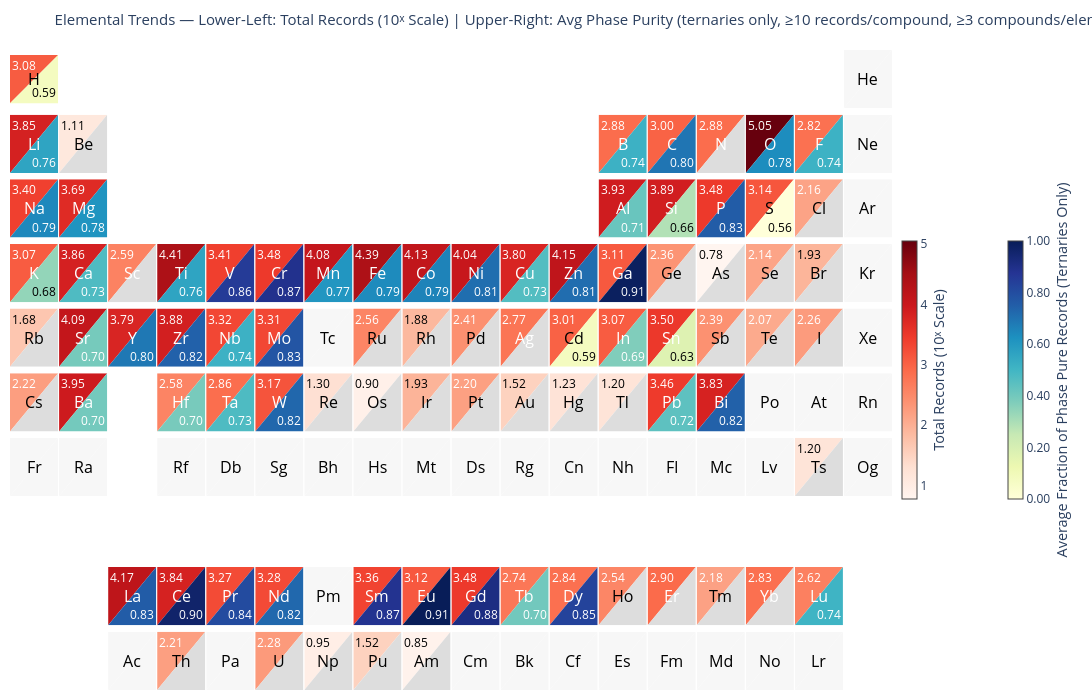

Notebook code for this chart:
### Markdown cell above
## Dataset Coverage — Elemental Periodic Table Heatmap

Each element tile is split diagonally:
- **Upper-left triangle (red scale):** log₁₀ of the total number of data records containing that element
- **Lower-right triangle (blue scale):** average fraction of phase-pure outcomes across ternary compounds
  containing that element (only compounds with ≥10 classified records and elements with ≥3 such compounds)

**Methodological notes:**
- Element membership is determined by re-parsing `material_formula` with pymatgen. Formulas with
  variable stoichiometry (e.g. `La1-xSrxMnO3`) or composite notation (e.g. `TiO2-SiO2`) fail parsing
  and are intentionally excluded. 
- The purity threshold requires ≥10 **classifiable** (Pure or Impure) records per compound,
  excluding records classified as 'Insufficient info'.

### Code cell
import numpy as np
from collections import Counter, defaultdict
from pymatgen.core import Composition, Element
from pymatviz import ptable_heatmap_splits_plotly
import plotly.graph_objects as go

# --- Step 1: Accumulate per-formula statistics ---
# We track pure, impure, and total (including Insufficient Info) counts separately.
# total_records is used for the upper-triangle record count;
# pure+impure is used for the purity fraction threshold and calculation.
formula_stats = defaultdict(lambda: {"pure": 0, "impure": 0, "total_records": 0})

for entry in records:
    target = entry.get("protocol", {}).get("target", {})
    formula = target.get("material_formula")
    if not formula or not isinstance(formula, str):
        continue

    cls = entry.get("phase_purity", {}).get("classification")
    if cls == "Pure":
        formula_stats[formula]["pure"] += 1
    elif cls == "Impure":
        formula_stats[formula]["impure"] += 1
    # Always increment total (includes Insufficient Info records)
    formula_stats[formula]["total_records"] += 1

# --- Step 2: Map formulas to elements using pymatgen ---
# Pymatgen re-parses material_formula rather than using the stored composition field.
# This intentionally excludes ambiguous formulas (variable stoichiometry, composite notation)
# that don't represent a single well-defined compound.
element_counts = Counter()       # total records per element (for upper triangle)
element_purity_list = defaultdict(list)  # per-element list of per-compound purity fractions

MIN_RECORDS_PER_COMPOUND = 10   # minimum pure+impure records for a compound to contribute
MIN_N = 3                        # minimum qualifying compounds for an element to show a value

for formula, stats in formula_stats.items():
    try:
        comp = Composition(formula)
        symbols = {el.symbol for el in comp.elements}
        n_elements = len(symbols)

        # Upper triangle: total records regardless of element count or purity
        for sym in symbols:
            element_counts[sym] += stats["total_records"]

        # Lower triangle: ternaries only, threshold on pure+impure (not total)
        # This ensures Insufficient Info records cannot inflate a compound into qualifying.
        relevant_count = stats["pure"] + stats["impure"]
        if n_elements == 3 and relevant_count >= MIN_RECORDS_PER_COMPOUND:
            purity_fraction = stats["pure"] / relevant_count
            for sym in symbols:
                element_purity_list[sym].append(purity_fraction)

    except Exception:
        # pymatgen cannot parse this formula (e.g. La1-xSrxMnO3) — skip it
        continue

# --- Step 3: Average purity per element ---
avg_purity = {
    sym: np.mean(vals)
    for sym, vals in element_purity_list.items()
    if len(vals) >= MIN_N
}

# --- Step 4: Build the combined data dict for all 118 elements ---
INSUFF_COLOR = "#dddddd"          # grey: in dataset but insufficient purity data
NOT_IN_DATASET_COLOR = "#f7f7f7"  # near-white: element not in dataset at all

all_pt_symbols = [el.symbol for el in Element if el.Z <= 118]

combined_data = {}
for sym in all_pt_symbols:
    if sym in element_counts:
        combined_data[sym] = [
            np.log10(element_counts[sym]),
            avg_purity.get(sym, np.nan),
        ]
    else:
        combined_data[sym] = [np.nan, np.nan]

# --- Step 5: Plot ---
fig = ptable_heatmap_splits_plotly(
    combined_data,
    orientation="diagonal",
    colorscale=["Reds", "YlGnBu"],
    colorbar=[
        {
            "title": "Total Records (10ˣ Scale)",
            "x": 1.0,
            "tickvals": [1, 2, 3, 4, 5],
            "ticktext": ["1", "2", "3", "4", "5"],
            "tickformat": "",
        },
        {
            "title": "Average Fraction of Phase Pure Records (Ternaries Only)",
            "x": 1.12,
        },
    ],
    on_empty="hide",
    nan_color=INSUFF_COLOR,
    hover_fmt=".3g",
    split_value_fmt=".2f",
    font_size=12,
    symbol_kwargs=dict(font=dict(size=16)),
    hover_data={
        sym: (
            f"Count: {element_counts[sym]:,}"
            if sym in element_counts
            else "Not in dataset"
        )
        for sym in all_pt_symbols
    },
)

# Remap annotations to recolor "not in dataset" tiles correctly
sym_to_axis = {}
all_element_symbols = {el.symbol for el in Element}
for ann in fig.layout.annotations:
    txt = (ann.text or "").replace("<b>", "").replace("</b>", "").strip()
    if ann.xref and ann.xref.startswith("x") and txt in all_element_symbols:
        sym_to_axis[txt] = ann.xref.replace("x", "") or "1"

not_in_dataset = {sym for sym in all_pt_symbols if sym not in element_counts}
for sym in not_in_dataset:
    axis_str = sym_to_axis.get(sym)
    if axis_str is None:
        continue
    for trace in fig.data:
        axis = (trace.xaxis or "x").replace("x", "") or "1"
        if axis == axis_str and trace.fill == "toself":
            trace.fillcolor = NOT_IN_DATASET_COLOR
            if trace.line:
                trace.line.color = NOT_IN_DATASET_COLOR

# Fix purity colorbar range to 0–1
cb_traces = [t for t in fig.data if t.marker and t.marker.colorscale is not None]
if len(cb_traces) >= 2:
    purity_cb_trace = cb_traces[1]
    purity_cb_trace.marker.cmin = 0.0
    purity_cb_trace.marker.cmax = 1.0
    purity_cb_trace.marker.colorbar.tickvals   = [0.0, 0.2, 0.4, 0.6, 0.8, 1.0]
    purity_cb_trace.marker.colorbar.ticktext   = ["0.00", "0.20", "0.40", "0.60", "0.80", "1.00"]
    purity_cb_trace.marker.colorbar.tickformat = ""

# Add legend entries for the two special tile colors
fig.add_trace(go.Scatter(
    x=[None], y=[None], mode="markers",
    marker=dict(size=14, color=INSUFF_COLOR, symbol="square", line=dict(color="gray", width=1)),
    name=f"In dataset — insufficient purity data<br>"
         f"(< {MIN_N} ternary compounds with ≥{MIN_RECORDS_PER_COMPOUND} records)",
    showlegend=True,
))
fig.add_trace(go.Scatter(
    x=[None], y=[None], mode="markers",
    marker=dict(size=14, color=NOT_IN_DATASET_COLOR, symbol="square", line=dict(color="gray", width=1)),
    name="Not present in dataset",
    showlegend=True,
))

fig.update_layout(
    title=dict(
        text=(
            "Elemental Trends — Lower-Left: Total Records (10ˣ Scale) | "
            "Upper-Right: Avg Phase Purity "
            f"(ternaries only, ≥{MIN_RECORDS_PER_COMPOUND} records/compound, "
            f"≥{MIN_N} compounds/element)"
        ),
        font_size=15,
    ),
    paper_bgcolor="white",
    plot_bgcolor="white",
    legend=dict(
        x=0.13, y=0.97, xanchor="left", yanchor="top",
        orientation="h", bgcolor="white", bordercolor="gray", borderwidth=1,
        font=dict(size=12),
    ),
    width=1500,
    height=700,
)

fig.show()
